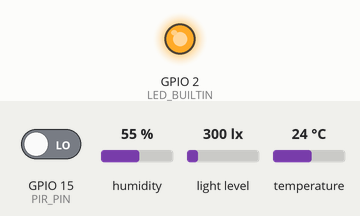
Simulated run of this sketch. Board: ESP32. Shown: output pins drawn as LEDs (lit = HIGH). Inputs (shaded band) come from the test bench; at power-on: GPIO 15 (PIR_PIN) LOW, humidity 55 %, light level 300 lx, temperature 24 °C. WiFi joins after 1.5 s; servers stay silent unless stated; uploads are accepted with an empty reply; what the sketch prints to the serial monitor is not drawn.

Above: at 8.49 s.
At 10.9 s:
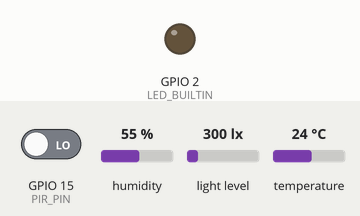
Timing chart, 0 to 14.7 s (numbered marks = the images above):
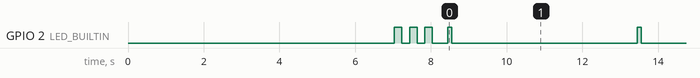

Measured:
- by itself, GPIO 2 (LED_BUILTIN): HIGH → LOW at 7.2 s, → HIGH 0.20 s later, → LOW 0.20 s later, → HIGH 0.20 s later, … (55 changes in this stretch)

The sketch:

sensors.ino
```cpp
/*
  ============================================================
  FILE: arduino/sensors.ino
  PROJECT: AIoT Music Ambient System
  SENSORS: DHT22 (Temp+Humidity), BH1750 (Light), PIR (Motion)
  BOARD:   ESP32 DevKit C

  WIRING:
    DHT22:   DATA→GPIO4,  VCC→3.3V, GND→GND (10kΩ pull-up on DATA)
    BH1750:  SDA→GPIO21,  SCL→GPIO22, VCC→3.3V, GND→GND
    PIR:     OUT→GPIO15,  VCC→5V,  GND→GND

  LIBRARIES (Arduino Library Manager):
    - "DHT sensor library" by Adafruit
    - "Adafruit Unified Sensor" by Adafruit
    - "BH1750" by Christopher Laws

  SETUP:
    1. Edit WIFI_SSID, WIFI_PASSWORD, SERVER_IP below
    2. Tools → Board → ESP32 Dev Module
    3. Upload → Open Serial Monitor at 115200 baud
  ============================================================
*/

#include <WiFi.h>
#include <HTTPClient.h>
#include <ArduinoJson.h>
#include "DHT.h"
#include <Wire.h>
#include <BH1750.h>

// ── CONFIG — EDIT THESE ─────────────────────────────────
const char* WIFI_SSID     = "YOUR_WIFI_NAME";
const char* WIFI_PASSWORD = "YOUR_WIFI_PASSWORD";
const char* SERVER_IP     = "192.168.1.100";   // Your PC's local IP (run ipconfig/ifconfig)
const int   SERVER_PORT   = 3001;
const int   SEND_INTERVAL = 5000;              // ms between readings

// ── PINS ─────────────────────────────────────────────────
#define DHT_PIN    4
#define DHT_TYPE   DHT22
#define PIR_PIN    15
#define SDA_PIN    21
#define SCL_PIN    22

// ── OBJECTS ──────────────────────────────────────────────
DHT   dht(DHT_PIN, DHT_TYPE);
BH1750 lightMeter;

// ── State ─────────────────────────────────────────────────
float    temperature  = 22.0;
float    humidity     = 55.0;
float    lightLux     = 300.0;
bool     motionDetect = false;
bool     pirState     = false;
unsigned long lastSend    = 0;
unsigned long lastMotion  = 0;
String   serverURL;

// ── WiFi connect ─────────────────────────────────────────
void connectWiFi() {
  Serial.print("\n[WiFi] Connecting to ");
  Serial.println(WIFI_SSID);
  WiFi.mode(WIFI_STA);
  WiFi.begin(WIFI_SSID, WIFI_PASSWORD);
  int attempts = 0;
  while (WiFi.status() != WL_CONNECTED && attempts < 30) {
    delay(500); Serial.print("."); attempts++;
  }
  if (WiFi.status() == WL_CONNECTED) {
    Serial.println("\n[WiFi] ✅ Connected!");
    Serial.print("[WiFi] IP: "); Serial.println(WiFi.localIP());
  } else {
    Serial.println("\n[WiFi] ❌ Failed — check credentials");
    ESP.restart();
  }
}

// ── Read all sensors ──────────────────────────────────────
void readSensors() {
  // DHT22
  float t = dht.readTemperature();
  float h = dht.readHumidity();
  if (!isnan(t)) temperature = t;
  if (!isnan(h)) humidity    = h;

  // BH1750
  float lux = lightMeter.readLightLevel();
  if (lux >= 0) lightLux = lux;

  // PIR — motion with 10-second sticky
  bool rawPir = digitalRead(PIR_PIN) == HIGH;
  if (rawPir) lastMotion = millis();
  motionDetect = (millis() - lastMotion) < 10000;
}

// ── Send JSON to server ───────────────────────────────────
void sendData() {
  if (WiFi.status() != WL_CONNECTED) { connectWiFi(); return; }

  HTTPClient http;
  http.begin(serverURL);
  http.addHeader("Content-Type", "application/json");
  http.setTimeout(5000);

  StaticJsonDocument<256> doc;
  doc["temperature"] = round(temperature * 10.0) / 10.0;
  doc["humidity"]    = round(humidity    * 10.0) / 10.0;
  doc["light"]       = round(lightLux);
  doc["motion"]      = motionDetect;

  String body;
  serializeJson(doc, body);

  Serial.printf("[HTTP] Sending → %s\n", body.c_str());
  int code = http.POST(body);

  if (code == 200) {
    String resp = http.getString();
    Serial.printf("[HTTP] ✅ %d — context: %s\n", code, resp.c_str());
  } else {
    Serial.printf("[HTTP] ❌ Failed: %d\n", code);
  }
  http.end();
}

// ── Print readings to Serial ──────────────────────────────
void printReadings() {
  Serial.printf(
    "[Sensors] Temp: %.1f°C | Humidity: %.1f%% | Light: %.0f lux | Motion: %s\n",
    temperature, humidity, lightLux, motionDetect ? "YES" : "NO"
  );
}

// ── LED status indicator ──────────────────────────────────
void blinkLED(int times, int delayMs = 100) {
  for (int i = 0; i < times; i++) {
    digitalWrite(LED_BUILTIN, HIGH); delay(delayMs);
    digitalWrite(LED_BUILTIN, LOW);  delay(delayMs);
  }
}

// ── Setup ─────────────────────────────────────────────────
void setup() {
  Serial.begin(115200);
  delay(500);

  Serial.println("\n╔══════════════════════════════════╗");
  Serial.println("║  AIoT Music Sensor Node v2.0     ║");
  Serial.println("╚══════════════════════════════════╝");

  // LED
  pinMode(LED_BUILTIN, OUTPUT);

  // PIR
  pinMode(PIR_PIN, INPUT);

  // DHT22
  dht.begin();
  Serial.println("[DHT22] Initialized");

  // BH1750 (I2C)
  Wire.begin(SDA_PIN, SCL_PIN);
  if (lightMeter.begin(BH1750::CONTINUOUS_HIGH_RES_MODE)) {
    Serial.println("[BH1750] Initialized");
  } else {
    Serial.println("[BH1750] ⚠️ Not found — using default 300 lux");
  }

  // Build server URL
  serverURL = "http://" + String(SERVER_IP) + ":" + String(SERVER_PORT) + "/api/sensors";
  Serial.println("[Server] URL: " + serverURL);

  // WiFi
  connectWiFi();

  // Initial warmup delay (PIR needs 30s to stabilise, DHT22 needs 2s)
  Serial.println("[Init] Warming up sensors (5s)...");
  for (int i = 5; i > 0; i--) {
    Serial.printf("[Init] %ds...\n", i);
    delay(1000);
  }

  blinkLED(3, 200); // Ready signal
  Serial.println("[Init] ✅ Ready!\n");
}

// ── Main loop ─────────────────────────────────────────────
void loop() {
  readSensors();

  unsigned long now = millis();
  if (now - lastSend >= SEND_INTERVAL) {
    lastSend = now;
    printReadings();
    sendData();
    blinkLED(1);  // Blink once per send
  }

  // WiFi watchdog — reconnect if dropped
  if (WiFi.status() != WL_CONNECTED) {
    Serial.println("[WiFi] Lost connection — reconnecting...");
    WiFi.reconnect();
    delay(5000);
  }
}
```
